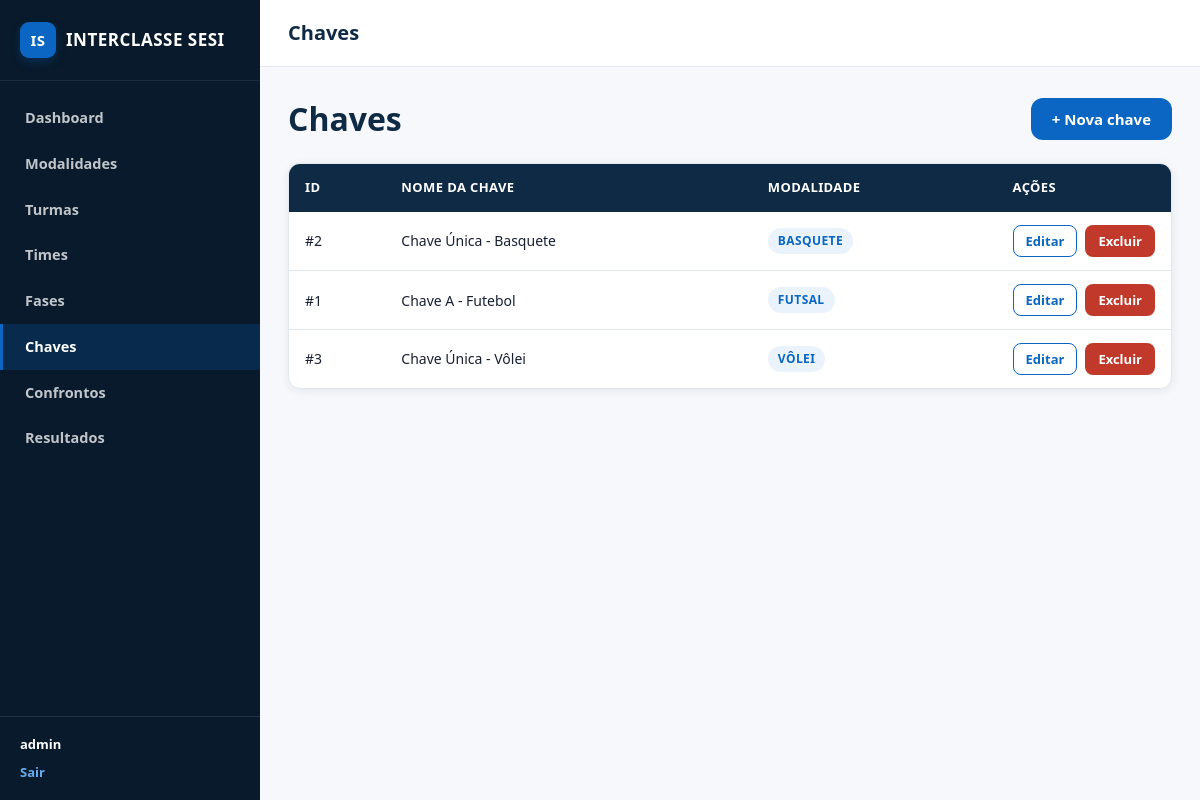
The app's page /admin/chaves.php (signed in) with its own data.
### tables this page shows
CREATE TABLE `chaves` (
  `CHA_ID` int(11) NOT NULL AUTO_INCREMENT,
  `CHA_NOME` varchar(100) NOT NULL,
  `FK_MOD_ID` int(11) NOT NULL,
  PRIMARY KEY (`CHA_ID`),
  KEY `FK_MOD_ID` (`FK_MOD_ID`),
  CONSTRAINT `chaves_ibfk_1` FOREIGN KEY (`FK_MOD_ID`) REFERENCES `modalidades` (`MOD_ID`)
);

CREATE TABLE `modalidades` (
  `MOD_ID` int(11) NOT NULL AUTO_INCREMENT,
  `MOD_NOME` varchar(100) NOT NULL,
  PRIMARY KEY (`MOD_ID`),
  UNIQUE KEY `MOD_NOME` (`MOD_NOME`)
);

### includes/funcoes.php (called while the page is built, shortened)
<?php
function e(?string $valor): string
{
    return htmlspecialchars((string) $valor, ENT_QUOTES, 'UTF-8');
}

### admin/chaves.php (the view, shortened to what this page needs)
<?php
require_once __DIR__ . '/../includes/funcoes.php';
$pdo = conectar();
$modalidades = $pdo->query('SELECT MOD_ID, MOD_NOME FROM MODALIDADES ORDER BY MOD_NOME ASC')->fetchAll();
$chaves = $pdo->query(
    'SELECT cha.CHA_ID, cha.CHA_NOME, cha.FK_MOD_ID, m.MOD_NOME
     FROM CHAVES cha
     JOIN MODALIDADES m ON m.MOD_ID = cha.FK_MOD_ID
     ORDER BY m.MOD_NOME ASC, cha.CHA_NOME ASC'
)->fetchAll();
include __DIR__ . '/../includes/header_admin.php';
?>
<div class="page-header">
    <h1>Chaves</h1>
    <?php if (!empty($modalidades)): ?>
        <button type="button" class="btn btn-primary" data-abrir-modal="modal-nova-chave">+ Nova chave</button>
    <?php endif; ?>
</div>
<div class="table-wrapper">
    <table>
        <thead>
            <tr>
                <th>ID</th>
                <th>Nome da chave</th>
                <th>Modalidade</th>
                <th style="width:160px;">Ações</th>
            </tr>
        </thead>
        <tbody>
            <?php if (empty($chaves)): ?>
                <tr><td colspan="4" class="empty-state">Nenhuma chave cadastrada.</td></tr>
            <?php else: ?>
                <?php foreach ($chaves as $c): ?>
                    <tr>
                        <td>#<?= (int) $c['CHA_ID'] ?></td>
                        <td><?= e($c['CHA_NOME']) ?></td>
                        <td><span class="badge badge-primary"><?= e($c['MOD_NOME']) ?></span></td>
                        <td class="table-actions">
                            <button type="button" class="btn btn-outline-dark btn-sm"
                                onclick='abrirModalEdicao("modal-editar-chave", <?= json_encode(['cha_id' => $c['CHA_ID'], 'cha_nome' => $c['CHA_NOME'], 'fk_mod_id' => $c['FK_MOD_ID']]) ?>)'>
                                Editar
                            </button>
                            <form method="POST" action="chaves.php" data-confirmar-exclusao="Excluir a chave &quot;<?= e($c['CHA_NOME']) ?>&quot;?">
                                <button type="submit" class="btn btn-danger btn-sm">Excluir</button>
                            </form>
                        </td>
                    </tr>
                <?php endforeach; ?>
            <?php endif; ?>
        </tbody>
    </table>
</div>
<?php include __DIR__ . '/../includes/footer_admin.php'; ?>

### css/style.css (style rules this page uses)
:root { --primary: #0f2a44; --primary-dark: #081a2b; --secondary: #0a66c2; --secondary-light: #2e7dcc; --accent: #0a66c2; --accent-dark: #084f96; --background: #f6f8fb; --white: #ffffff; --text: #172033; --muted: #64748b; --border: #e2e8f0; --success: #1d8a4b; --success-bg: #e6f6ed; --danger: #c0392b; --danger-bg: #fbe9e7; --warning-bg: #eaf3fc; --radius: 12px; --shadow: 0 2px 10px rgba(15, 42, 68, 0.08); --shadow-lg: 0 8px 30px rgba(15, 42, 68, 0.15); }
* { box-sizing: border-box; }
html, body { margin: 0; padding: 0; }
html { scroll-behavior: smooth; }
body { font-family: 'Segoe UI', Arial, Helvetica, sans-serif; background: var(--background); color: var(--text); line-height: 1.5; -webkit-font-smoothing: antialiased; text-rendering: optimizeLegibility; }
button, input, select, textarea { font-family: inherit; }
button { border: 0; }
h1, h2, h3, h4 { margin: 0 0 8px; font-weight: 700; color: var(--primary); }
.btn { display: inline-flex; align-items: center; justify-content: center; gap: 8px; padding: 10px 20px; border-radius: var(--radius); border: 1px solid transparent; font-size: 15px; font-weight: 600; cursor: pointer; transition: background .15s ease, color .15s ease, border-color .15s ease, transform .1s ease, box-shadow .15s ease; white-space: nowrap; }
.btn-primary { background: var(--secondary); color: var(--white); }
.btn-outline-dark { background: transparent; color: var(--secondary); border-color: var(--secondary); }
.btn-danger { background: var(--danger); color: var(--white); }
.btn-sm { padding: 6px 12px; font-size: 13px; border-radius: 8px; }
.badge { display: inline-block; padding: 4px 10px; border-radius: 20px; font-size: 12px; font-weight: 700; text-transform: uppercase; letter-spacing: .4px; }
.badge-primary { background: #eaf3fc; color: var(--secondary); }
.table-wrapper { overflow-x: auto; background: var(--white); border-radius: var(--radius); box-shadow: var(--shadow); border: 1px solid var(--border); }
table { width: 100%; border-collapse: collapse; min-width: 600px; }
thead th { background: var(--primary); color: var(--white); text-align: left; padding: 14px 16px; font-size: 13px; text-transform: uppercase; letter-spacing: .4px; white-space: nowrap; }
tbody td { padding: 13px 16px; border-bottom: 1px solid var(--border); font-size: 14px; }
tbody tr:last-child td { border-bottom: none; }
.table-actions { display: flex; gap: 8px; }
.page-header { display: flex; justify-content: space-between; align-items: center; margin-bottom: 20px; flex-wrap: wrap; gap: 12px; }
.page-header h1 { margin: 0; }

### records on screen
chaves: CHA_ID "2", CHA_NOME "Chave Única - Basquete", FK_MOD_ID.MOD_NOME "BASQUETE"
chaves: CHA_ID "1", CHA_NOME "Chave A - Futebol", FK_MOD_ID.MOD_NOME "FUTSAL"
chaves: CHA_ID "3", CHA_NOME "Chave Única - Vôlei", FK_MOD_ID.MOD_NOME "VÔLEI"

### other values on screen
$_SESSION['usu_nome'] "admin"
$tituloPagina "Chaves"
